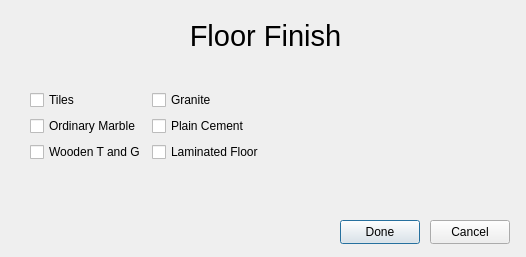
<?xml version="1.0" encoding="UTF-8"?>
<ui version="4.0">
 <class>Dialog</class>
 <widget class="QDialog" name="Dialog">
  <property name="geometry">
   <rect>
    <x>0</x>
    <y>0</y>
    <width>526</width>
    <height>257</height>
   </rect>
  </property>
  <property name="windowTitle">
   <string>Dialog</string>
  </property>
  <widget class="QPushButton" name="done_button">
   <property name="geometry">
    <rect>
     <x>340</x>
     <y>220</y>
     <width>80</width>
     <height>24</height>
    </rect>
   </property>
   <property name="text">
    <string>Done</string>
   </property>
  </widget>
  <widget class="QPushButton" name="cancel_button">
   <property name="geometry">
    <rect>
     <x>430</x>
     <y>220</y>
     <width>80</width>
     <height>24</height>
    </rect>
   </property>
   <property name="text">
    <string>Cancel</string>
   </property>
  </widget>
  <widget class="QLabel" name="material_label">
   <property name="geometry">
    <rect>
     <x>130</x>
     <y>20</y>
     <width>271</width>
     <height>31</height>
    </rect>
   </property>
   <property name="font">
    <font>
     <pointsize>22</pointsize>
    </font>
   </property>
   <property name="text">
    <string>Floor Finish</string>
   </property>
   <property name="alignment">
    <set>Qt::AlignCenter</set>
   </property>
  </widget>
  <widget class="QWidget" name="formLayoutWidget">
   <property name="geometry">
    <rect>
     <x>30</x>
     <y>90</y>
     <width>461</width>
     <height>80</height>
    </rect>
   </property>
   <layout class="QFormLayout" name="formLayout">
    <item row="0" column="0">
     <widget class="QCheckBox" name="tiles">
      <property name="text">
       <string>Tiles</string>
      </property>
     </widget>
    </item>
    <item row="0" column="1">
     <widget class="QCheckBox" name="granite">
      <property name="text">
       <string>Granite</string>
      </property>
     </widget>
    </item>
    <item row="1" column="0">
     <widget class="QCheckBox" name="ordinary_marble">
      <property name="text">
       <string>Ordinary Marble</string>
      </property>
     </widget>
    </item>
    <item row="2" column="0">
     <widget class="QCheckBox" name="wooden_t_and_g">
      <property name="text">
       <string>Wooden T and G</string>
      </property>
     </widget>
    </item>
    <item row="2" column="1">
     <widget class="QCheckBox" name="laminated_floor">
      <property name="text">
       <string>Laminated Floor</string>
      </property>
     </widget>
    </item>
    <item row="1" column="1">
     <widget class="QCheckBox" name="plain_cement">
      <property name="text">
       <string>Plain Cement</string>
      </property>
     </widget>
    </item>
   </layout>
  </widget>
 </widget>
 <resources/>
 <connections>
  <connection>
   <sender>cancel_button</sender>
   <signal>clicked()</signal>
   <receiver>Dialog</receiver>
   <slot>reject()</slot>
   <hints>
    <hint type="sourcelabel">
     <x>474</x>
     <y>228</y>
    </hint>
    <hint type="destinationlabel">
     <x>487</x>
     <y>172</y>
    </hint>
   </hints>
  </connection>
  <connection>
   <sender>done_button</sender>
   <signal>clicked()</signal>
   <receiver>Dialog</receiver>
   <slot>accept()</slot>
   <hints>
    <hint type="sourcelabel">
     <x>382</x>
     <y>228</y>
    </hint>
    <hint type="destinationlabel">
     <x>401</x>
     <y>179</y>
    </hint>
   </hints>
  </connection>
 </connections>
</ui>
